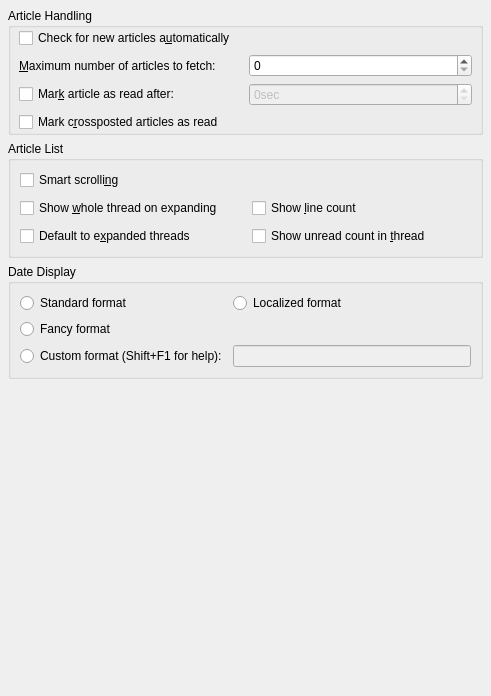
<ui version="4.0" >
 <author>Volker Krause &lt;vkrause@kde.org></author>
 <class>KNode::ReadNewsGeneralWidgetBase</class>
 <widget class="KCModule" name="ReadNewsGeneralWidgetBase" >
  <property name="geometry" >
   <rect>
    <x>0</x>
    <y>0</y>
    <width>491</width>
    <height>696</height>
   </rect>
  </property>
  <layout class="QVBoxLayout" >
   <property name="spacing" >
    <number>6</number>
   </property>
   <property name="margin" >
    <number>8</number>
   </property>
   <item>
    <widget class="QGroupBox" name="articleHandlingBox" >
     <property name="title" >
      <string>Article Handling</string>
     </property>
     <layout class="QVBoxLayout" >
      <property name="spacing" >
       <number>6</number>
      </property>
      <property name="leftMargin" >
       <number>8</number>
      </property>
      <property name="topMargin" >
       <number>0</number>
      </property>
      <property name="rightMargin" >
       <number>8</number>
      </property>
      <property name="bottomMargin" >
       <number>0</number>
      </property>
      <item>
       <widget class="QCheckBox" name="kcfg_autoCheckGroups" >
        <property name="text" >
         <string>Check for new articles a&amp;utomatically</string>
        </property>
       </widget>
      </item>
      <item>
       <layout class="QGridLayout" name="gridLayout_3" >
        <item row="1" column="0" >
         <widget class="QLabel" name="label" >
          <property name="text" >
           <string>&amp;Maximum number of articles to fetch:</string>
          </property>
          <property name="buddy" >
           <cstring>kcfg_maxToFetch</cstring>
          </property>
         </widget>
        </item>
        <item row="1" column="1" >
         <widget class="KIntSpinBox" name="kcfg_maxToFetch" >
          <property name="minimum" >
           <number>0</number>
          </property>
          <property name="maximum" >
           <number>100000</number>
          </property>
         </widget>
        </item>
        <item row="2" column="0" >
         <widget class="QCheckBox" name="kcfg_autoMark" >
          <property name="text" >
           <string>Mar&amp;k article as read after:</string>
          </property>
         </widget>
        </item>
        <item row="2" column="1" >
         <widget class="KIntSpinBox" name="kcfg_autoMarkSeconds" >
          <property name="enabled" >
           <bool>false</bool>
          </property>
          <property name="suffix" >
           <string>sec</string>
          </property>
          <property name="maximum" >
           <number>9999</number>
          </property>
         </widget>
        </item>
       </layout>
      </item>
      <item>
       <widget class="QCheckBox" name="kcfg_markCrossposts" >
        <property name="text" >
         <string>Mark c&amp;rossposted articles as read</string>
        </property>
       </widget>
      </item>
     </layout>
    </widget>
   </item>
   <item>
    <widget class="QGroupBox" name="articleListBox" >
     <property name="title" >
      <string>Article List</string>
     </property>
     <layout class="QGridLayout" name="gridLayout" >
      <property name="horizontalSpacing" >
       <number>12</number>
      </property>
      <property name="verticalSpacing" >
       <number>8</number>
      </property>
      <item row="2" column="0" >
       <widget class="QCheckBox" name="kcfg_defaultToExpandedThreads" >
        <property name="text" >
         <string>Default to e&amp;xpanded threads</string>
        </property>
       </widget>
      </item>
      <item row="0" column="0" >
       <widget class="QCheckBox" name="kcfg_smartScrolling" >
        <property name="text" >
         <string>Smart scrolli&amp;ng</string>
        </property>
       </widget>
      </item>
      <item row="1" column="0" >
       <widget class="QCheckBox" name="kcfg_totalExpandThreads" >
        <property name="text" >
         <string>Show &amp;whole thread on expanding</string>
        </property>
       </widget>
      </item>
      <item row="1" column="1" >
       <widget class="QCheckBox" name="kcfg_showLines" >
        <property name="text" >
         <string>Show &amp;line count</string>
        </property>
       </widget>
      </item>
      <item row="2" column="1" >
       <widget class="QCheckBox" name="kcfg_showUnread" >
        <property name="text" >
         <string>Show unread count in &amp;thread</string>
        </property>
       </widget>
      </item>
     </layout>
    </widget>
   </item>
   <item>
    <widget class="QGroupBox" name="dateFormatBox" >
     <property name="title" >
      <string>Date Display</string>
     </property>
     <layout class="QGridLayout" name="gridLayout_2" >
      <item row="0" column="0" >
       <widget class="QRadioButton" name="mStandardDateFormat" >
        <property name="text" >
         <string>Standard format</string>
        </property>
       </widget>
      </item>
      <item row="2" column="0" >
       <widget class="QRadioButton" name="mFancyDateFormat" >
        <property name="text" >
         <string>Fancy format</string>
        </property>
       </widget>
      </item>
      <item row="4" column="1" >
       <widget class="KLineEdit" name="kcfg_customDateFormat" >
        <property name="enabled" >
         <bool>false</bool>
        </property>
       </widget>
      </item>
      <item row="0" column="1" >
       <widget class="QRadioButton" name="mLocalizedDateFormat" >
        <property name="text" >
         <string>Localized format</string>
        </property>
       </widget>
      </item>
      <item row="4" column="0" >
       <widget class="QRadioButton" name="mCustomDateFormat" >
        <property name="text" >
         <string>Custom format (Shift+F1 for help):</string>
        </property>
       </widget>
      </item>
     </layout>
    </widget>
   </item>
   <item>
    <spacer name="verticalSpacer" >
     <property name="orientation" >
      <enum>Qt::Vertical</enum>
     </property>
     <property name="sizeHint" stdset="0" >
      <size>
       <width>20</width>
       <height>20</height>
      </size>
     </property>
    </spacer>
   </item>
  </layout>
 </widget>
 <customwidgets>
  <customwidget>
   <class>KIntSpinBox</class>
   <extends>QSpinBox</extends>
   <header>knuminput.h</header>
  </customwidget>
  <customwidget>
   <class>KLineEdit</class>
   <extends>QLineEdit</extends>
   <header>klineedit.h</header>
  </customwidget>
  <customwidget>
   <class>KCModule</class>
   <extends></extends>
   <header>kcmodule.h</header>
   <container>1</container>
  </customwidget>
 </customwidgets>
 <resources/>
 <connections>
  <connection>
   <sender>kcfg_autoMark</sender>
   <signal>toggled(bool)</signal>
   <receiver>kcfg_autoMarkSeconds</receiver>
   <slot>setEnabled(bool)</slot>
   <hints>
    <hint type="sourcelabel" >
     <x>58</x>
     <y>83</y>
    </hint>
    <hint type="destinationlabel" >
     <x>248</x>
     <y>88</y>
    </hint>
   </hints>
  </connection>
  <connection>
   <sender>mCustomDateFormat</sender>
   <signal>toggled(bool)</signal>
   <receiver>kcfg_customDateFormat</receiver>
   <slot>setEnabled(bool)</slot>
   <hints>
    <hint type="sourcelabel" >
     <x>67</x>
     <y>434</y>
    </hint>
    <hint type="destinationlabel" >
     <x>121</x>
     <y>464</y>
    </hint>
   </hints>
  </connection>
  <connection>
   <sender>mStandardDateFormat</sender>
   <signal>toggled(bool)</signal>
   <receiver>ReadNewsGeneralWidgetBase</receiver>
   <slot>changed()</slot>
   <hints>
    <hint type="sourcelabel" >
     <x>279</x>
     <y>362</y>
    </hint>
    <hint type="destinationlabel" >
     <x>301</x>
     <y>362</y>
    </hint>
   </hints>
  </connection>
  <connection>
   <sender>mLocalizedDateFormat</sender>
   <signal>toggled(bool)</signal>
   <receiver>ReadNewsGeneralWidgetBase</receiver>
   <slot>changed()</slot>
   <hints>
    <hint type="sourcelabel" >
     <x>256</x>
     <y>387</y>
    </hint>
    <hint type="destinationlabel" >
     <x>300</x>
     <y>390</y>
    </hint>
   </hints>
  </connection>
  <connection>
   <sender>mFancyDateFormat</sender>
   <signal>toggled(bool)</signal>
   <receiver>ReadNewsGeneralWidgetBase</receiver>
   <slot>changed()</slot>
   <hints>
    <hint type="sourcelabel" >
     <x>197</x>
     <y>412</y>
    </hint>
    <hint type="destinationlabel" >
     <x>302</x>
     <y>418</y>
    </hint>
   </hints>
  </connection>
  <connection>
   <sender>mCustomDateFormat</sender>
   <signal>toggled(bool)</signal>
   <receiver>ReadNewsGeneralWidgetBase</receiver>
   <slot>changed()</slot>
   <hints>
    <hint type="sourcelabel" >
     <x>275</x>
     <y>435</y>
    </hint>
    <hint type="destinationlabel" >
     <x>301</x>
     <y>444</y>
    </hint>
   </hints>
  </connection>
 </connections>
</ui>
